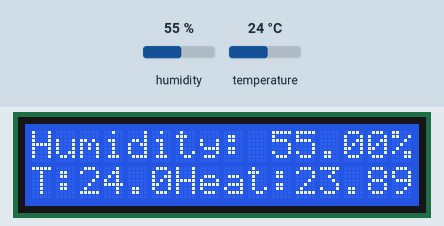
Simulated run of this sketch. Board: Arduino Uno, built with avr-gcc and run on an emulated ATmega328P. On the bench: 16×2 character LCD. The inputs (shaded band) are chosen by the test bench; at power-on: humidity 55 %, temperature 24 °C.

Above: at 1.7 s.
1.8 s: humidity set to 22 %
At 4.2 s:
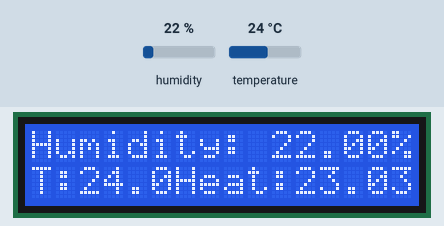
4.7 s: temperature set to 12 °C
At 5.9 s:
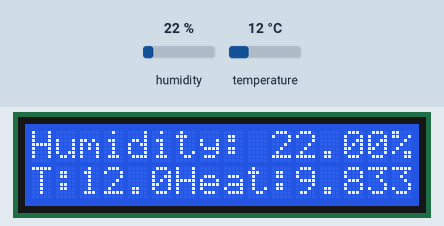
7.6 s: humidity set to 40 %
At 10.3 s:
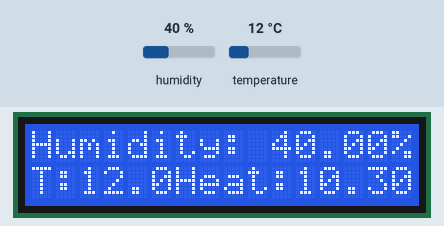
11.0 s: temperature set to 19 °C
At 12.0 s:
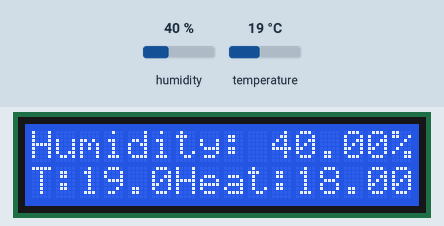
Timing chart, 0 to 14.0 s (numbered marks = the images above; inputs shaded):
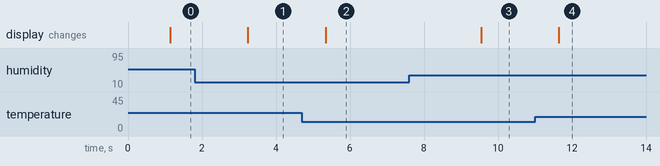

The sketch:

visual_dht11.ino
```cpp
//NOTE: Tested on Arduino Uno whose I2C pins are A4==SDA, A5==SCL

#include <Wire.h>
#include <LCD.h>
#include <LiquidCrystal_I2C.h>
#include <Time.h>

#define I2C_ADDR    0x27 // <<----- Add your address here.  Find it from I2C Scanner
#define BACKLIGHT_PIN     3
#define En_pin  2
#define Rw_pin  1
#define Rs_pin  0
#define D4_pin  4
#define D5_pin  5
#define D6_pin  6
#define D7_pin  7

#include "DHT.h"

#define DHTPIN 2
#define DHTTYPE DHT11

DHT dht(DHTPIN, DHTTYPE);
LiquidCrystal_I2C  lcd(I2C_ADDR,En_pin,Rw_pin,Rs_pin,D4_pin,D5_pin,D6_pin,D7_pin);

void setup() {
  Serial.begin(9600);

  dht.begin();

  lcd.begin (16,2); //  <<----- My LCD was 16x2

  lcd.setBacklightPin(BACKLIGHT_PIN,POSITIVE);
  lcd.setBacklight(HIGH);
  lcd.setCursor(0, 0);
  lcd.print("Initializing");
}

void loop() {
  // Wait a few seconds between measurements.
  delay(1000);

  // Reading temperature or humidity takes about 250 milliseconds!
  // Sensor readings may also be up to 2 seconds 'old' (its a very slow sensor)
  float h = dht.readHumidity();
  // Read temperature as Celsius (the default)
  float t = dht.readTemperature();

  lcd.setCursor(0, 0);

  if (isnan(h) || isnan(t)) {
    lcd.print("Failed");
    return;
  }

  // Compute heat index in Celsius (isFahreheit = false)
  float hic = dht.computeHeatIndex(t, h, false);

  lcd.print("Humidity: ");
  lcd.setCursor(10, 0);
  lcd.print(h);
  lcd.setCursor(15, 0);
  lcd.print("%");

  lcd.setCursor(0, 1);
  lcd.print("T: ");
  lcd.setCursor(2, 1);
  lcd.print(t);
  lcd.setCursor(6, 1);
  lcd.print("Heat: ");
  lcd.setCursor(11, 1);
  lcd.print(hic);
}
```

Measured:
- after the input at 1.8 s, the display: changes after 1.4 s (image 1)
- after the input at 4.7 s, the display: changes after 0.64 s (image 2)
- after the input at 7.6 s, the display: changes after 1.9 s (image 3)
- after the input at 11.0 s, the display: changes after 0.65 s (image 4)
